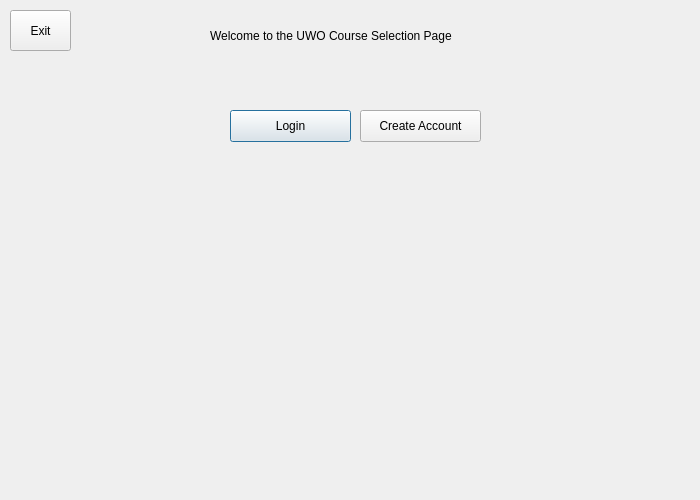
<?xml version="1.0" encoding="UTF-8"?>
<ui version="4.0">
 <class>loginorcreate</class>
 <widget class="QDialog" name="loginorcreate">
  <property name="geometry">
   <rect>
    <x>0</x>
    <y>0</y>
    <width>700</width>
    <height>500</height>
   </rect>
  </property>
  <property name="windowTitle">
   <string>Dialog</string>
  </property>
  <property name="styleSheet">
   <string notr="true">background-color:light gray</string>
  </property>
  <widget class="QPushButton" name="loginbutton">
   <property name="geometry">
    <rect>
     <x>230</x>
     <y>110</y>
     <width>121</width>
     <height>32</height>
    </rect>
   </property>
   <property name="text">
    <string>Login</string>
   </property>
  </widget>
  <widget class="QLabel" name="label">
   <property name="geometry">
    <rect>
     <x>210</x>
     <y>20</y>
     <width>281</width>
     <height>31</height>
    </rect>
   </property>
   <property name="text">
    <string>Welcome to the UWO Course Selection Page</string>
   </property>
  </widget>
  <widget class="QPushButton" name="createbutton">
   <property name="geometry">
    <rect>
     <x>360</x>
     <y>110</y>
     <width>121</width>
     <height>32</height>
    </rect>
   </property>
   <property name="text">
    <string>Create Account</string>
   </property>
  </widget>
  <widget class="QPushButton" name="programexitbutton">
   <property name="geometry">
    <rect>
     <x>10</x>
     <y>10</y>
     <width>61</width>
     <height>41</height>
    </rect>
   </property>
   <property name="text">
    <string>Exit</string>
   </property>
  </widget>
 </widget>
 <resources/>
 <connections/>
</ui>
